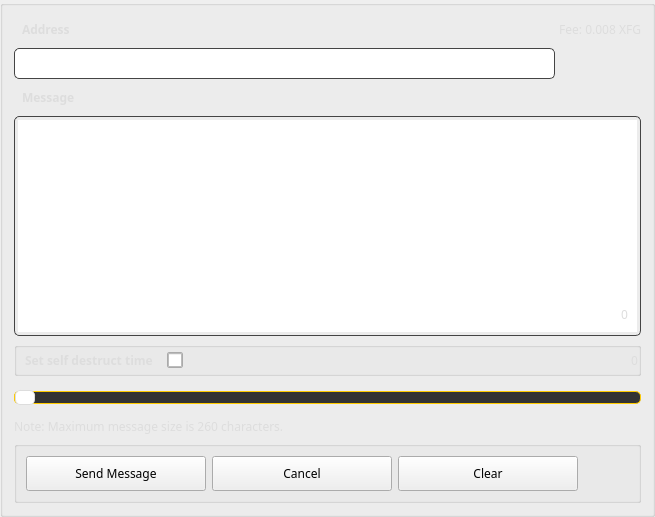
       <widget class="QGroupBox" name="newMessageBox">
        <property name="styleSheet">
         <string notr="true"/>
        </property>
        <property name="title">
         <string/>
        </property>
        <layout class="QGridLayout" name="gridLayout_10">
         <item row="0" column="0" colspan="2">
          <widget class="QLabel" name="adressLabel_2">
           <property name="minimumSize">
            <size>
             <width>0</width>
             <height>25</height>
            </size>
           </property>
           <property name="font">
            <font>
             <family>Poppins</family>
             <weight>75</weight>
             <bold>true</bold>
            </font>
           </property>
           <property name="styleSheet">
            <string notr="true">color: #ddd;


font-weight: bold;
border: none;
padding-left: 5px</string>
           </property>
           <property name="text">
            <string>Address</string>
           </property>
          </widget>
         </item>
         <item row="0" column="2" colspan="3">
          <widget class="QLabel" name="m_messageFee">
           <property name="sizePolicy">
            <sizepolicy hsizetype="Expanding" vsizetype="Preferred">
             <horstretch>0</horstretch>
             <verstretch>0</verstretch>
            </sizepolicy>
           </property>
           <property name="minimumSize">
            <size>
             <width>100</width>
             <height>25</height>
            </size>
           </property>
           <property name="maximumSize">
            <size>
             <width>16777215</width>
             <height>16777215</height>
            </size>
           </property>
           <property name="font">
            <font>
             <family>Poppins</family>
            </font>
           </property>
           <property name="styleSheet">
            <string notr="true">color: #ddd;  
border: none;</string>
           </property>
           <property name="text">
            <string notr="true">Fee: 0.008 XFG</string>
           </property>
           <property name="alignment">
            <set>Qt::AlignRight|Qt::AlignTrailing|Qt::AlignVCenter</set>
           </property>
          </widget>
         </item>
         <item row="1" column="0" colspan="4">
          <widget class="QLineEdit" name="m_addressMessageEdit">
           <property name="minimumSize">
            <size>
             <width>0</width>
             <height>31</height>
            </size>
           </property>
           <property name="font">
            <font>
             <family>Poppins</family>
            </font>
           </property>
           <property name="styleSheet">
            <string notr="true">padding: 3px; border: 1px solid #444; border-radius: 5px;   color: #aaa;</string>
           </property>
           <property name="text">
            <string/>
           </property>
          </widget>
         </item>
         <item row="1" column="4">
          <widget class="QPushButton" name="m_addressBookMessageButton">
           <property name="minimumSize">
            <size>
             <width>25</width>
             <height>25</height>
            </size>
           </property>
           <property name="maximumSize">
            <size>
             <width>80</width>
             <height>25</height>
            </size>
           </property>
           <property name="font">
            <font>
             <family>Poppins</family>
            </font>
           </property>
           <property name="styleSheet">
            <string notr="true">border: none;</string>
           </property>
           <property name="text">
            <string/>
           </property>
           <property name="icon">
            <iconset resource="../../resources.qrc">
             <normaloff>:/icons/address-book</normaloff>:/icons/address-book</iconset>
           </property>
          </widget>
         </item>
         <item row="2" column="0" colspan="2">
          <widget class="QLabel" name="messageLabel">
           <property name="minimumSize">
            <size>
             <width>0</width>
             <height>25</height>
            </size>
           </property>
           <property name="font">
            <font>
             <family>Poppins</family>
             <weight>75</weight>
             <bold>true</bold>
            </font>
           </property>
           <property name="styleSheet">
            <string notr="true">color: #ddd;


font-weight: bold;
border: none;
padding-left: 5px</string>
           </property>
           <property name="text">
            <string>Message</string>
           </property>
          </widget>
         </item>
         <item row="3" column="0" rowspan="4" colspan="5">
          <widget class="QTextEdit" name="m_messageTextEdit">
           <property name="minimumSize">
            <size>
             <width>0</width>
             <height>220</height>
            </size>
           </property>
           <property name="maximumSize">
            <size>
             <width>16777215</width>
             <height>16777215</height>
            </size>
           </property>
           <property name="font">
            <font>
             <family>Poppins</family>
            </font>
           </property>
           <property name="styleSheet">
            <string notr="true">padding: 3px; border: 1px solid #444; border-radius: 5px;   color: #aaa;</string>
           </property>
           <property name="html">
            <string notr="true">&lt;!DOCTYPE HTML PUBLIC &quot;-//W3C//DTD HTML 4.0//EN&quot; &quot;http://www.w3.org/TR/REC-html40/strict.dtd&quot;&gt;
&lt;html&gt;&lt;head&gt;&lt;meta name=&quot;qrichtext&quot; content=&quot;1&quot; /&gt;&lt;style type=&quot;text/css&quot;&gt;
p, li { white-space: pre-wrap; }
&lt;/style&gt;&lt;/head&gt;&lt;body style=&quot; font-family:'Poppins'; font-size:11pt; font-weight:400; font-style:normal;&quot;&gt;
&lt;p style=&quot;-qt-paragraph-type:empty; margin-top:0px; margin-bottom:0px; margin-left:0px; margin-right:0px; -qt-block-indent:0; text-indent:0px; font-family:'.Helvetica Neue DeskInterface'; font-size:13pt;&quot;&gt;&lt;br /&gt;&lt;/p&gt;&lt;/body&gt;&lt;/html&gt;</string>
           </property>
           <property name="acceptRichText">
            <bool>false</bool>
           </property>
          </widget>
         </item>
         <item row="6" column="0" colspan="5">
          <widget class="QLabel" name="m_messageLength">
           <property name="sizePolicy">
            <sizepolicy hsizetype="Preferred" vsizetype="Fixed">
             <horstretch>0</horstretch>
             <verstretch>0</verstretch>
            </sizepolicy>
           </property>
           <property name="maximumSize">
            <size>
             <width>16777215</width>
             <height>16777215</height>
            </size>
           </property>
           <property name="font">
            <font>
             <family>Poppins</family>
            </font>
           </property>
           <property name="styleSheet">
            <string notr="true">color: #ddd;  
        border: none; margin: 10px;</string>
           </property>
           <property name="text">
            <string>0</string>
           </property>
           <property name="alignment">
            <set>Qt::AlignBottom|Qt::AlignRight|Qt::AlignTrailing</set>
           </property>
          </widget>
         </item>
         <item row="7" column="0" colspan="5">
          <widget class="QGroupBox" name="horizontalGroupBox">
           <property name="sizePolicy">
            <sizepolicy hsizetype="Expanding" vsizetype="Preferred">
             <horstretch>0</horstretch>
             <verstretch>0</verstretch>
            </sizepolicy>
           </property>
           <layout class="QHBoxLayout" name="horizontalLayout_6">
            <property name="spacing">
             <number>10</number>
            </property>
            <property name="leftMargin">
             <number>0</number>
            </property>
            <property name="topMargin">
             <number>0</number>
            </property>
            <property name="rightMargin">
             <number>0</number>
            </property>
            <property name="bottomMargin">
             <number>0</number>
            </property>
            <item>
             <widget class="QLabel" name="selfDestuctLabel">
              <property name="sizePolicy">
               <sizepolicy hsizetype="Minimum" vsizetype="Preferred">
                <horstretch>0</horstretch>
                <verstretch>0</verstretch>
               </sizepolicy>
              </property>
              <property name="minimumSize">
               <size>
                <width>0</width>
                <height>25</height>
               </size>
              </property>
              <property name="font">
               <font>
                <family>Poppins</family>
                <weight>75</weight>
                <bold>true</bold>
               </font>
              </property>
              <property name="styleSheet">
               <string notr="true">color: #ddd;   font-weight: bold;
border: none;
padding-left: 5px</string>
              </property>
              <property name="text">
               <string>Set self destruct time</string>
              </property>
             </widget>
            </item>
            <item>
             <widget class="QCheckBox" name="m_ttlCheck">
              <property name="sizePolicy">
               <sizepolicy hsizetype="Preferred" vsizetype="Preferred">
                <horstretch>0</horstretch>
                <verstretch>0</verstretch>
               </sizepolicy>
              </property>
              <property name="minimumSize">
               <size>
                <width>16</width>
                <height>16</height>
               </size>
              </property>
              <property name="maximumSize">
               <size>
                <width>16</width>
                <height>16</height>
               </size>
              </property>
              <property name="font">
               <font>
                <family>Poppins</family>
                <weight>75</weight>
                <bold>true</bold>
               </font>
              </property>
              <property name="toolTip">
               <string>Do not include message in blockchain</string>
              </property>
              <property name="styleSheet">
               <string notr="true">border: 1px solid #aaa; 
color: white;
border-radius: 2px;</string>
              </property>
             </widget>
            </item>
            <item>
             <spacer name="horizontalSpacer_9">
              <property name="orientation">
               <enum>Qt::Horizontal</enum>
              </property>
              <property name="sizeHint" stdset="0">
               <size>
                <width>40</width>
                <height>20</height>
               </size>
              </property>
             </spacer>
            </item>
            <item>
             <widget class="QLabel" name="m_ttlLabel">
              <property name="sizePolicy">
               <sizepolicy hsizetype="Preferred" vsizetype="Preferred">
                <horstretch>0</horstretch>
                <verstretch>0</verstretch>
               </sizepolicy>
              </property>
              <property name="minimumSize">
               <size>
                <width>0</width>
                <height>25</height>
               </size>
              </property>
              <property name="font">
               <font>
                <family>Poppins</family>
               </font>
              </property>
              <property name="styleSheet">
               <string notr="true">color: #ddd;  
border: none;</string>
              </property>
              <property name="text">
               <string>0</string>
              </property>
              <property name="alignment">
               <set>Qt::AlignRight|Qt::AlignTrailing|Qt::AlignVCenter</set>
              </property>
             </widget>
            </item>
           </layout>
          </widget>
         </item>
         <item row="8" column="0" colspan="5">
          <widget class="QSlider" name="m_ttlSlider">
           <property name="sizePolicy">
            <sizepolicy hsizetype="Expanding" vsizetype="Preferred">
             <horstretch>0</horstretch>
             <verstretch>0</verstretch>
            </sizepolicy>
           </property>
           <property name="minimumSize">
            <size>
             <width>0</width>
             <height>30</height>
            </size>
           </property>
           <property name="styleSheet">
            <string notr="true">QSlider::groove:horizontal#m_ttlSlider {
    border: 1px solid #ffcb00;
    border-radius: 5px;
    height: 11px;
    background: #333;
}

QSlider::handle:horizontal#m_ttlSlider {
    background: #fff;
    border: 1px solid #ddd;
    width: 18px;
    margin: -2px 0;
    border-radius: 5px;
}

QSlider::sub-page:horizontal#m_ttlSlider {
    background: #ffcb00;
    border-radius: 5px;
}</string>
           </property>
           <property name="singleStep">
            <number>300</number>
           </property>
           <property name="orientation">
            <enum>Qt::Horizontal</enum>
           </property>
           <property name="tickInterval">
            <number>1</number>
           </property>
          </widget>
         </item>
         <item row="10" column="0" colspan="5">
          <widget class="QGroupBox" name="horizontalGroupBox_sendMessageButtons">
           <layout class="QHBoxLayout" name="horizontalLayout_4">
            <item>
             <widget class="QPushButton" name="b1_sendMessageButton">
              <property name="minimumSize">
               <size>
                <width>180</width>
                <height>35</height>
               </size>
              </property>
              <property name="maximumSize">
               <size>
                <width>180</width>
                <height>35</height>
               </size>
              </property>
              <property name="font">
               <font>
                <family>Poppins</family>
               </font>
              </property>
              <property name="styleSheet">
               <string notr="true">/* This button style is handled automatically by OverviewFrame:setStyles() (in OverviewFrame.cpp) */</string>
              </property>
              <property name="text">
               <string>Send Message</string>
              </property>
             </widget>
            </item>
            <item>
             <widget class="QPushButton" name="b1_cancelMessageButton">
              <property name="minimumSize">
               <size>
                <width>180</width>
                <height>35</height>
               </size>
              </property>
              <property name="maximumSize">
               <size>
                <width>180</width>
                <height>35</height>
               </size>
              </property>
              <property name="font">
               <font>
                <family>Poppins</family>
               </font>
              </property>
              <property name="styleSheet">
               <string notr="true">/* This button style is handled automatically by OverviewFrame:setStyles() (in OverviewFrame.cpp) */</string>
              </property>
              <property name="text">
               <string>Cancel</string>
              </property>
             </widget>
            </item>
            <item>
             <widget class="QPushButton" name="b1_clearMessageButton">
              <property name="minimumSize">
               <size>
                <width>180</width>
                <height>35</height>
               </size>
              </property>
              <property name="maximumSize">
               <size>
                <width>180</width>
                <height>35</height>
               </size>
              </property>
              <property name="font">
               <font>
                <family>Poppins</family>
               </font>
              </property>
              <property name="cursor">
               <cursorShape>ArrowCursor</cursorShape>
              </property>
              <property name="styleSheet">
               <string notr="true">/* This button style is handled automatically by OverviewFrame:setStyles() (in OverviewFrame.cpp) */</string>
              </property>
              <property name="text">
               <string>Clear</string>
              </property>
             </widget>
            </item>
            <item>
             <spacer name="horizontalSpacer_8">
              <property name="orientation">
               <enum>Qt::Horizontal</enum>
              </property>
              <property name="sizeHint" stdset="0">
               <size>
                <width>40</width>
                <height>20</height>
               </size>
              </property>
             </spacer>
            </item>
           </layout>
          </widget>
         </item>
         <item row="9" column="0" colspan="2">
          <widget class="QLabel" name="adressLabel_3">
           <property name="sizePolicy">
            <sizepolicy hsizetype="Preferred" vsizetype="Expanding">
             <horstretch>0</horstretch>
             <verstretch>0</verstretch>
            </sizepolicy>
           </property>
           <property name="font">
            <font>
             <family>Poppins</family>
            </font>
           </property>
           <property name="styleSheet">
            <string notr="true">color: #ddd;  
border: none;</string>
           </property>
           <property name="text">
            <string>Note: Maximum message size is 260 characters.</string>
           </property>
           <property name="alignment">
            <set>Qt::AlignLeading|Qt::AlignLeft|Qt::AlignTop</set>
           </property>
          </widget>
         </item>
        </layout>
       </widget>
